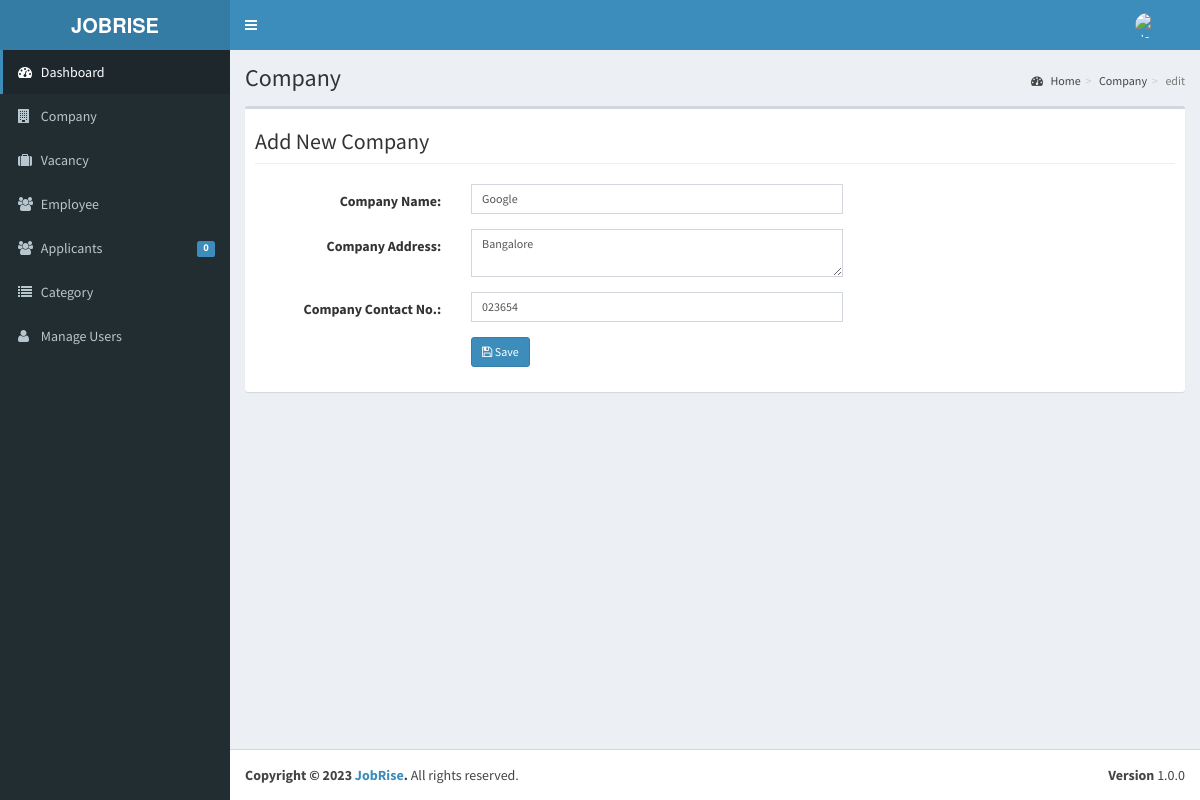
/admin/company/index.php?view=edit&id=2 (signed in), run on the app's committed database.
### tables this page shows
CREATE TABLE `tblcompany` (
  `COMPANYID` int(11) NOT NULL,
  `COMPANYNAME` varchar(90) NOT NULL,
  `COMPANYADDRESS` varchar(90) NOT NULL,
  `COMPANYCONTACTNO` varchar(30) NOT NULL,
  `COMPANYSTATUS` varchar(90) NOT NULL,
  `COMPANYMISSION` text NOT NULL
);

### admin/company/index.php (called while the page is built, shortened)
<?php
require_once ("../theme/templates.php");
?>

### include/database.php (called while the page is built, shortened)
<?php
class Database {
	var $sql_string = '';
	private $conn;
	public function open_connection() {
		$this->conn = mysqli_connect(server,user,pass);
		if(!$this->conn){
			echo "Problem in database connection! Contact administrator!";
			exit();
		}else{
			$db_select = mysqli_select_db($this->conn,database_name);
		}
	}
	function setQuery($sql='') {
		$this->sql_string=$sql;
	}
	function executeQuery() {
		$result = mysqli_query($this->conn,$this->sql_string);
		return $result;
	}
	private function confirm_query($result) {
		return $result;
	}
	function loadSingleResult() {
		$cur = $this->executeQuery();
		while ($row = mysqli_fetch_object($cur)) {
		return $data = $row;
		}
	}
}
$mydb = new Database();
?>

### include/companies.php (called while the page is built, shortened)
<?php
require_once(LIB_PATH.DS.'database.php');
class Company {
	protected static  $tblname = "tblcompany";
	function single_company($id=""){
			global $mydb;
			$mydb->setQuery("SELECT * FROM ".self::$tblname."
				Where COMPANYID= '{$id}' LIMIT 1");
			$cur = $mydb->loadSingleResult();
			return $cur;
	}
}
?>

### admin/company/edit.php (the view, shortened to what this page needs)
<?php
  $companyid = $_GET['id'];
  $company = New Company();
  $res = $company->single_company($companyid);
?>
 <form class="form-horizontal span6" action="controller.php?action=edit" method="POST">
            <div class="row">
         <div class="col-lg-12">
            <h1 class="page-header">Add New Company</h1>
          </div>
       </div>
                  <div class="form-group">
                    <div class="col-md-8">
                      <label class="col-md-4 control-label" for=
                      "COMPANYNAME">Company Name:</label>
                      <div class="col-md-8">
                         <input class="form-control input-sm" id="COMPANYNAME" name="COMPANYNAME" placeholder=
                            "Company Name" type="text" value="<?php echo $res->COMPANYNAME ;?>">
                      </div>
                    </div>
                  </div>
                  <div class="form-group">
                    <div class="col-md-8">
                      <label class="col-md-4 control-label" for=
                      "COMPANYADDRESS">Company Address:</label>
                      <div class="col-md-8">
                        <textarea class="form-control input-sm" id="COMPANYADDRESS" name="COMPANYADDRESS" placeholder=
                            "Company Address" type="text" value="" required  onkeyup="javascript:capitalize(this.id, this.value);" autocomplete="off"><?php echo $res->COMPANYADDRESS ;?></textarea>
                      </div>
                    </div>
                  </div>
                  <div class="form-group">
                    <div class="col-md-8">
                      <label class="col-md-4 control-label" for=
                      "COMPANYCONTACTNO">Company Contact No.:</label>
                      <div class="col-md-8">
                         <input class="form-control input-sm" id="COMPANYCONTACTNO" name="COMPANYCONTACTNO" placeholder=
                            "Company Contact No." type="text" value="<?php echo $res->COMPANYCONTACTNO ;?>">
                      </div>
                    </div>
                  </div>
             <div class="form-group">
                    <div class="col-md-8">
                      <label class="col-md-4 control-label" for=
                      "idno"></label>
                      <div class="col-md-8">
                      <button class="btn btn-primary btn-sm" name="save" type="submit" ><span class="fa fa-save fw-fa"></span> Save</button>
                      </div>
                    </div>
                  </div>
        </form>

### data on the page
tblcompany: COMPANYNAME "Google", COMPANYADDRESS "Bangalore", COMPANYCONTACTNO "023654"

### other printed values
$pending->APPL "0"
$title "Company"
$_GET['view'] "edit"
